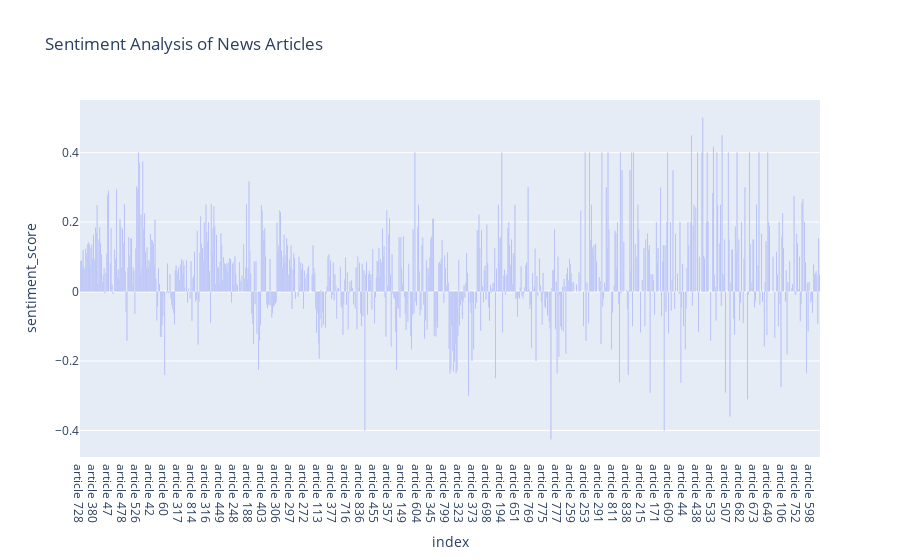

Write notebook code for a chart like this one.
### Code cell
px.bar(articles_df, x='index', y='sentiment_score', title='Sentiment Analysis of News Articles')

### Figure 1 — Plotly figure (JSON) as saved in the notebook; plotly's stock layout.template omitted (floating-point values rounded to 4 significant figures; data arrays with more than 128 entries replaced by an {"elided": "..."} marker saying what was removed)
{"data": [{"alignmentgroup": "True", "hovertemplate": "index=%{x}<br>sentiment_score=%{y}<extra></extra>", "legendgroup": "", "marker": {"color": "#636efa", "pattern": {"shape": ""}}, "name": "", "offsetgroup": "", "orientation": "v", "showlegend": false, "textposition": "auto", "type": "bar", "x": {"elided": "843 str values"}, "xaxis": "x", "y": {"elided": "843 float values"}, "yaxis": "y"}], "layout": {"barmode": "relative", "legend": {"tracegroupgap": 0}, "title": {"text": "Sentiment Analysis of News Articles"}, "xaxis": {"anchor": "y", "domain": [0, 1], "title": {"text": "index"}}, "yaxis": {"anchor": "x", "domain": [0, 1], "title": {"text": "sentiment_score"}}}}
